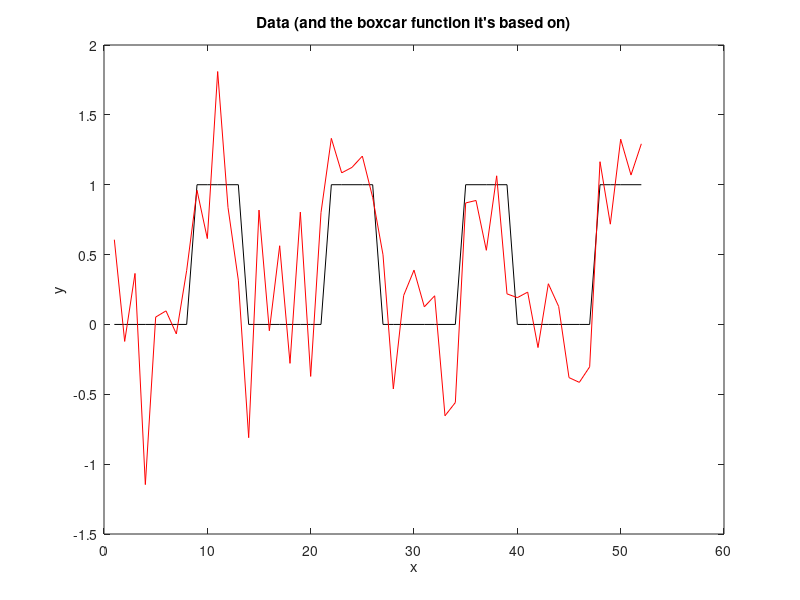

Write the MATLAB code that produced this figure. (Note: this script raises an error after producing the figure.)
% Test impact of regressors and scaling on beta estimation.
%
% Requires glm.m F2R.m and t2p.m (from Rik Henson), and SPM
%
% Jonathan Peelle
% First version: March 2018


close all
clear all


noiseScale = 0.5;

badScans = [20];


%% generate data

% (This could be random data but I'm just adding noise to a simple function
% so that it looks sort of like a block design fMRI study...)

boxCar = repmat([zeros(8,1); ones(5,1)], 4, 1);
Y = boxCar + noiseScale*randn(length(boxCar),1);
t = 1:length(Y);

figure
plot(t, boxCar, 'k-');
hold on
plot(t, Y, 'r-');
xlabel('x')
ylabel('y')
title('Data (and the boxcar function it''s based on)')


%% generate models X{1} = model 1, titleText{1} = title for model 1...

%---- model 1

X{1} = ones(length(boxCar), 2);
X{1}(:,1) = boxCar;

% Fit GLM
[t,F,p,R2,B] = glm(X{1}, Y, [1 0], 0);
Yhat = X{1}*B;
resids = Y - Yhat;

titleText{1} = sprintf('Model 1: predictor of interest (beta1 = %.3f, resids = %.3f)', B(1), mean(resids));



%---- model 2: model out some weird scans

X{2} = ones(length(boxCar), 3);
X{2}(:,1) = boxCar;
X{2}(:,2) = 0;
X{2}(badScans,2) = 1;

% Fit GLM
[t,F,p,R2,B] = glm(X{2}, Y, [1 0 0], 0);
Yhat = X{2}*B;
resids = Y - Yhat;

titleText{2} = sprintf('Model 2: badScans (beta1 = %.3f, resids = %.3f)', B(1), mean(resids));



%---- model 3: model out some weird scans, but not with 0/1

X{3} = X{2};
X{3}(:,2) = X{3}(:,2) + 1;

% Fit GLM
[t,F,p,R2,B] = glm(X{2}, Y, [1 0 0], 0);
Yhat = X{3}*B;
resids = Y - Yhat;

titleText{3} = sprintf('Model 3: badScans (nonzero) (beta1 = %.3f, resids = %.3f)', B(1), mean(resids));



%---- model 4: same model, but add noise to the weird time point

YY = Y;
YY(badScans) = 1000000;

X{4} = X{2};

% Fit GLM
[t,F,p,R2,B] = glm(X{2}, Y, [1 0 0], 0);
Yhat = X{4}*B;
resids = Y - Yhat;

titleText{4} = sprintf('Model 4: same model, spike data (beta1 = %.3f, resids = %.3f)', B(1), mean(resids));







%% Plot all the models

figure
for mInd = 1:length(X)
   subplot(1, length(X), mInd);
   imagesc(X{mInd});
   title(titleText{mInd});
    colormap bone
    
    
end
